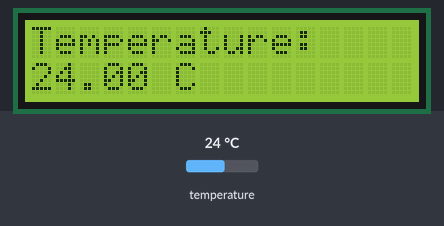
A sketch run on a simulated Arduino Uno, built with avr-gcc and run on an emulated ATmega328P. On the bench: 16×2 character LCD. Inputs (shaded band) come from the test bench; at power-on: temperature 24 °C.

Above: at 3.4 s.
3.5 s: temperature set to 12 °C
At 6.2 s:
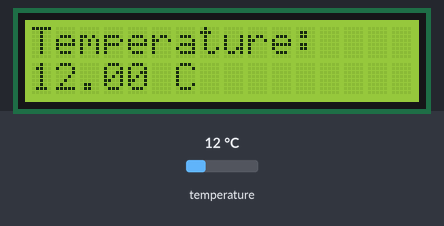
7.4 s: temperature set to 19 °C
At 9.6 s:
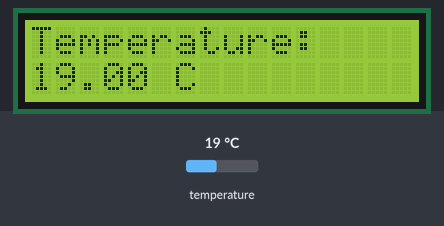
11.3 s: temperature set to 28 °C
At 15.2 s:
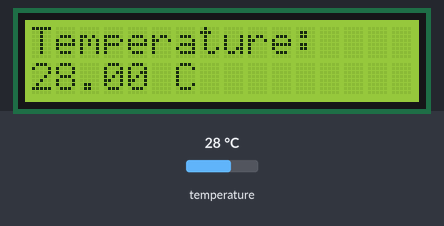
Timing chart, 0 to 16.7 s (numbered marks = the images above; inputs shaded):
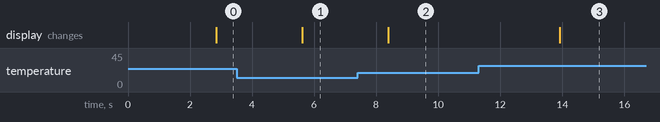

The sketch:

COMP-8.4.ino
```cpp
#include <OneWire.h>
#include <DallasTemperature.h>
#include <LiquidCrystal.h>

const uint8_t ONE_WIRE_PIN = 2;

OneWire oneWire(ONE_WIRE_PIN);
DallasTemperature sensors(&oneWire);
LiquidCrystal lcd(7, 6, 8, 9, 10, 11);

void setup() {
    lcd.begin(16, 2);
    sensors.begin();
    delay(1000);
}

void loop() {
    sensors.requestTemperatures();
    delay(1000);

    float temp = sensors.getTempCByIndex(0);

    if(temp == -127 || temp == 85){
        lcd.setCursor(0, 1);
        lcd.print("Reading...");
    }
    else{
        lcd.clear();
        lcd.setCursor(0, 0);
        lcd.print("Temperature:");
        lcd.setCursor(0, 1);
        lcd.print(temp, 2);
        lcd.print(" C");
    }
    delay(1000);
}
```

Measured:
- after the input at 3.5 s, the display: changes after 2.1 s (image 1)
- after the input at 7.4 s, the display: changes after 0.99 s (image 2)
- after the input at 11.3 s, the display: changes after 2.6 s (image 3)
